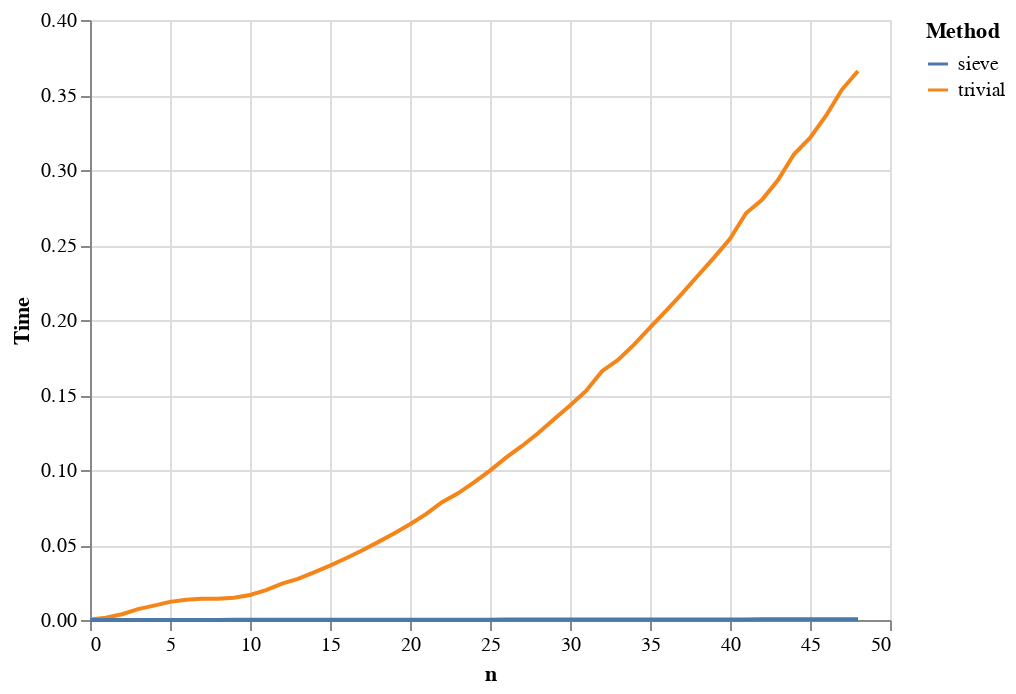

Here is the notebook cell this chart was saved with:
### Code cell
import math
import altair as alt
import pandas as pd
from timeit import timeit

def trivial_division(n):
    primes = []
    for i in range(2, n+1):
        is_prime = True
        for j in range(i-1, 1, -1):
            if i % j == 0:
                is_prime = False
        if is_prime:
            primes.append(i)
    return primes
            
def sieve_of_eratosthenes(n):
    primes = []
    # why use a set?
    # https://stackoverflow.com/questions/2831212
    marked = set()
    # what is s for?
    s = math.ceil(math.sqrt(n))
    for i in range(2, s):
        if i in marked:
            continue
        primes.append(i)
        # why start with i**2?
        for j in range(i**2, n+1, i):
            marked.add(j)
    for i in range(s+1, n+1):
        if i not in marked:
            primes.append(i)
    return primes

funcs = {
    "trivial": trivial_division,
    "sieve": sieve_of_eratosthenes
}

df = pd.DataFrame({
    k: [timeit(lambda: v(n), number=1) for n in range(100, 5000, 100)]
    for k,v in funcs.items()
})

df = df.reset_index().melt(id_vars="index", value_vars=funcs.keys())
df = df.rename(columns={"index": "n", "value": "Time", "variable": "Method"})

alt.Chart(df).mark_line().encode(
    x=alt.X("n"),
    y=alt.Y("Time"),
    color="Method"
)

### Figure 1 — Vega-Lite specification as saved in the notebook (floating-point values rounded to 4 significant figures)
{"config": {"view": {"continuousWidth": 400, "continuousHeight": 300}}, "data": {"name": "data-90cb188e4ef73a3b1c78a99465e03277"}, "mark": "line", "encoding": {"color": {"field": "Method", "type": "nominal"}, "x": {"field": "n", "type": "quantitative"}, "y": {"field": "Time", "type": "quantitative"}}, "$schema": "https://vega.github.io/schema/vega-lite/v4.17.0.json", "datasets": {"data-90cb188e4ef73a3b1c78a99465e03277": [{"n": 0, "Method": "trivial", "Time": 0.0003954}, {"n": 1, "Method": "trivial", "Time": 0.001474}, {"n": 2, "Method": "trivial", "Time": 0.003838}, {"n": 3, "Method": "trivial", "Time": 0.007283}, {"n": 4, "Method": "trivial", "Time": 0.009592}, {"n": 5, "Method": "trivial", "Time": 0.0121}, {"n": 6, "Method": "trivial", "Time": 0.0135}, {"n": 7, "Method": "trivial", "Time": 0.01415}, {"n": 8, "Method": "trivial", "Time": 0.01424}, {"n": 9, "Method": "trivial", "Time": 0.01486}, {"n": 10, "Method": "trivial", "Time": 0.01668}, {"n": 11, "Method": "trivial", "Time": 0.01993}, {"n": 12, "Method": "trivial", "Time": 0.02419}, {"n": 13, "Method": "trivial", "Time": 0.02747}, {"n": 14, "Method": "trivial", "Time": 0.0317}, {"n": 15, "Method": "trivial", "Time": 0.03627}, {"n": 16, "Method": "trivial", "Time": 0.04118}, {"n": 17, "Method": "trivial", "Time": 0.04632}, {"n": 18, "Method": "trivial", "Time": 0.05191}, {"n": 19, "Method": "trivial", "Time": 0.05769}, {"n": 20, "Method": "trivial", "Time": 0.06381}, {"n": 21, "Method": "trivial", "Time": 0.07057}, {"n": 22, "Method": "trivial", "Time": 0.07855}, {"n": 23, "Method": "trivial", "Time": 0.08442}, {"n": 24, "Method": "trivial", "Time": 0.09175}, {"n": 25, "Method": "trivial", "Time": 0.09957}, {"n": 26, "Method": "trivial", "Time": 0.1083}, {"n": 27, "Method": "trivial", "Time": 0.116}, {"n": 28, "Method": "trivial", "Time": 0.1245}, {"n": 29, "Method": "trivial", "Time": 0.1339}, {"n": 30, "Method": "trivial", "Time": 0.143}, {"n": 31, "Method": "trivial", "Time": 0.1527}, {"n": 32, "Method": "trivial", "Time": 0.1659}, {"n": 33, "Method": "trivial", "Time": 0.1733}, {"n": 34, "Method": "trivial", "Time": 0.1835}, {"n": 35, "Method": "trivial", "Time": 0.1948}, {"n": 36, "Method": "trivial", "Time": 0.206}, {"n": 37, "Method": "trivial", "Time": 0.2175}, {"n": 38, "Method": "trivial", "Time": 0.2296}, {"n": 39, "Method": "trivial", "Time": 0.2416}, {"n": 40, "Method": "trivial", "Time": 0.2541}, {"n": 41, "Method": "trivial", "Time": 0.2712}, {"n": 42, "Method": "trivial", "Time": 0.2801}, {"n": 43, "Method": "trivial", "Time": 0.2933}, {"n": 44, "Method": "trivial", "Time": 0.3105}, {"n": 45, "Method": "trivial", "Time": 0.3214}, {"n": 46, "Method": "trivial", "Time": 0.3362}, {"n": 47, "Method": "trivial", "Time": 0.3536}, {"n": 48, "Method": "trivial", "Time": 0.366}, {"n": 0, "Method": "sieve", "Time": 1.396e-05}, {"n": 1, "Method": "sieve", "Time": 1.725e-05}, {"n": 2, "Method": "sieve", "Time": 2.571e-05}, {"n": 3, "Method": "sieve", "Time": 3.6e-05}, {"n": 4, "Method": "sieve", "Time": 4.346e-05}, {"n": 5, "Method": "sieve", "Time": 5.45e-05}, {"n": 6, "Method": "sieve", "Time": 6.204e-05}, {"n": 7, "Method": "sieve", "Time": 7.133e-05}, {"n": 8, "Method": "sieve", "Time": 8.046e-05}, {"n": 9, "Method": "sieve", "Time": 8.996e-05}, {"n": 10, "Method": "sieve", "Time": 9.912e-05}, {"n": 11, "Method": "sieve", "Time": 0.000117}, {"n": 12, "Method": "sieve", "Time": 0.00012}, {"n": 13, "Method": "sieve", "Time": 0.0001298}, {"n": 14, "Method": "sieve", "Time": 0.0001447}, {"n": 15, "Method": "sieve", "Time": 0.0001492}, {"n": 16, "Method": "sieve", "Time": 0.0001584}, {"n": 17, "Method": "sieve", "Time": 0.0001684}, {"n": 18, "Method": "sieve", "Time": 0.0001774}, {"n": 19, "Method": "sieve", "Time": 0.0001869}, {"n": 20, "Method": "sieve", "Time": 0.0001972}, {"n": 21, "Method": "sieve", "Time": 0.0002078}, {"n": 22, "Method": "sieve", "Time": 0.0002189}, {"n": 23, "Method": "sieve", "Time": 0.0002272}, {"n": 24, "Method": "sieve", "Time": 0.0002372}, {"n": 25, "Method": "sieve", "Time": 0.0002464}, {"n": 26, "Method": "sieve", "Time": 0.0002568}, {"n": 27, "Method": "sieve", "Time": 0.0002679}, {"n": 28, "Method": "sieve", "Time": 0.0002765}, {"n": 29, "Method": "sieve", "Time": 0.0002852}, {"n": 30, "Method": "sieve", "Time": 0.0002967}, {"n": 31, "Method": "sieve", "Time": 0.0003087}, {"n": 32, "Method": "sieve", "Time": 0.000323}, {"n": 33, "Method": "sieve", "Time": 0.0003257}, {"n": 34, "Method": "sieve", "Time": 0.0003365}, {"n": 35, "Method": "sieve", "Time": 0.0003507}, {"n": 36, "Method": "sieve", "Time": 0.0003549}, {"n": 37, "Method": "sieve", "Time": 0.0003675}, {"n": 38, "Method": "sieve", "Time": 0.0003751}, {"n": 39, "Method": "sieve", "Time": 0.0003879}, {"n": 40, "Method": "sieve", "Time": 0.0003961}, {"n": 41, "Method": "sieve", "Time": 0.0004163}, {"n": 42, "Method": "sieve", "Time": 0.0004254}, {"n": 43, "Method": "sieve", "Time": 0.0004267}, {"n": 44, "Method": "sieve", "Time": 0.0004371}, {"n": 45, "Method": "sieve", "Time": 0.0004468}, {"n": 46, "Method": "sieve", "Time": 0.0004591}, {"n": 47, "Method": "sieve", "Time": 0.0004705}, {"n": 48, "Method": "sieve", "Time": 0.0004763}]}}
